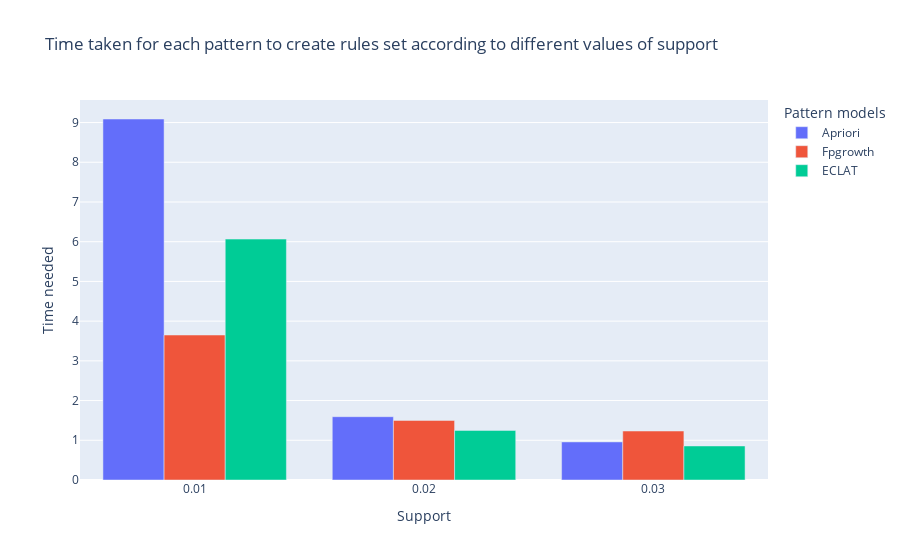

The notebook cell saved with this chart:
### Code cell
import plotly.graph_objects as go
fig = go.Figure(data=[
    go.Bar(name='Apriori', x=supports, y=times_apriori),
    go.Bar(name='Fpgrowth', x=supports, y=times_fpgrowth),
    go.Bar(name='ECLAT', x=supports, y=times_eclat)
])
fig = fig.update_layout(barmode='group',title="Time taken for each pattern to create rules set according to different values of support",
    xaxis_title="Support",
    yaxis_title="Time needed",
    legend_title="Pattern models")
    
fig.show()

### Figure 1 — Plotly figure (JSON) as saved in the notebook; plotly's stock layout.template omitted (floating-point values rounded to 4 significant figures)
{"data": [{"name": "Apriori", "type": "bar", "x": [0.01, 0.02, 0.03], "y": [9.089, 1.594, 0.959]}, {"name": "Fpgrowth", "type": "bar", "x": [0.01, 0.02, 0.03], "y": [3.65, 1.5, 1.233]}, {"name": "ECLAT", "type": "bar", "x": [0.01, 0.02, 0.03], "y": [6.066, 1.249, 0.857]}], "layout": {"barmode": "group", "legend": {"title": {"text": "Pattern models"}}, "title": {"text": "Time taken for each pattern to create rules set according to different values of support"}, "xaxis": {"title": {"text": "Support"}}, "yaxis": {"title": {"text": "Time needed"}}}}
